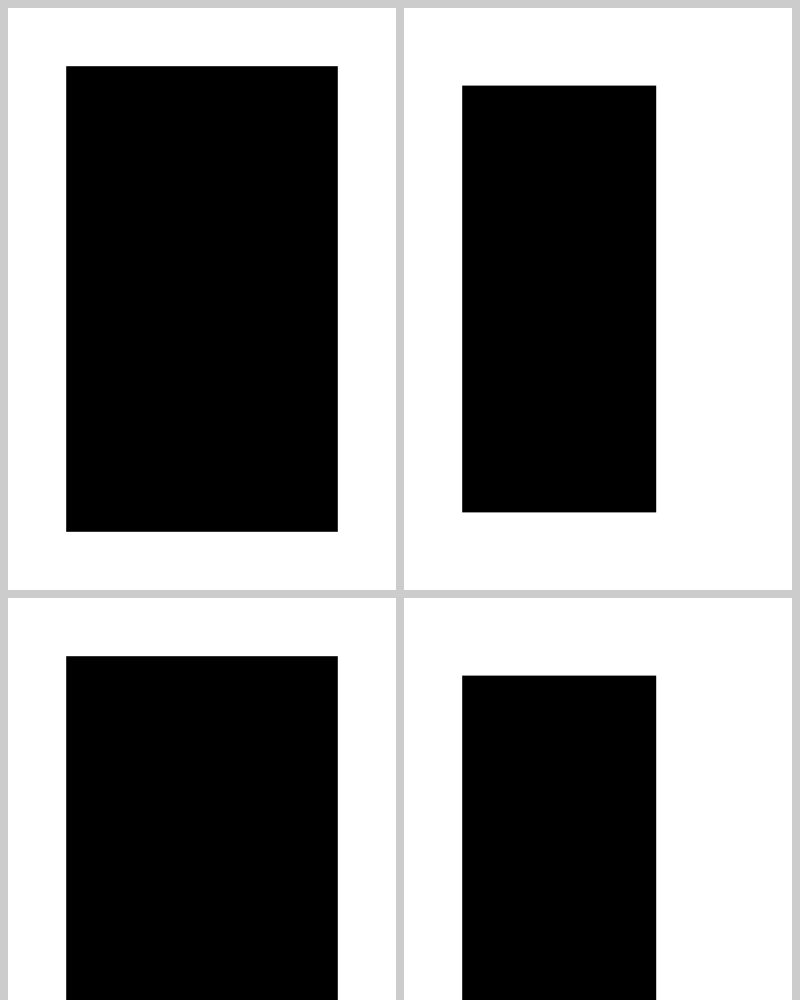
#> input picture Tests/ReaderUITests/__Snapshots__/ViewModeLayoutSnapshotTests/layout.double_continuous_mixed_normal.png, 800 x 1000 px, given in place of theme-probe.pdf.png, which was not available
$ python make-theme-contact-sheet.py
#> lines starting #> are read from the running program, lines starting #| are printed output that depends on the picture; pictures that were not available may be replaced by others from this repository, and a replacement may not be noted
#!/usr/bin/env python3
"""Render the theme-probe page under all 10 concrete themes as a contact sheet.

Applies each theme's page-render filter (the SAME math as ThemedPDFPage.draw:
multiply / difference-invert / invert-then-screen) to a Quick Look render of
the probe page, frames each with the theme's chrome color + name, and tiles
them so every theme's page treatment can be compared side by side.

Prereq:  qlmanage -t -s 1600 -o /tmp/ql docs/theme-probe.pdf   (page render)
Run:     /tmp/.venv_pil/bin/python scripts/make-theme-contact-sheet.py
Out:     docs/theme-contact-sheet.png
"""
import os
from PIL import Image, ImageDraw, ImageFont

HERE = os.path.dirname(os.path.dirname(os.path.abspath(__file__)))
BASE = "/tmp/ql/theme-probe.pdf.png"
OUT = os.path.join(HERE, "docs", "theme-contact-sheet.png")

def hx(h):
    h = h.lstrip("#")
    return tuple(int(h[i:i + 2], 16) for i in (0, 2, 4))

# (name, family, filter, tint, chromeTop, ink) — user's order.
THEMES = [
    ("Foldblue", "light", "multiply", "#F1E3CC", "#EADFC8", "#14385F"),
    ("Light", "light", "none", None, "#F2EBE2", "#0E2849"),
    ("Sepia", "light", "multiply", "#F5EDE1", "#EEE1CE", "#4A3A24"),
    ("Solarized Light", "light", "multiply", "#FDF6E3", "#EEE8D5", "#586E75"),
    ("Gruvbox Light", "light", "multiply", "#FBF1C7", "#EBDBB2", "#3C3836"),
    ("Bluefold", "dark", "invertTinted", "#0E2849", "#14294A", "#E3DEDA"),
    ("Dark", "dark", "invert", None, "#1A2C47", "#E3DEDA"),
    ("Gruvbox", "dark", "invertTinted", "#282828", "#3C3836", "#EBDBB2"),
    ("Solarized Dark", "dark", "invertTinted", "#002B36", "#073642", "#93A1A1"),
    ("Dracula", "dark", "invertTinted", "#282A36", "#44475A", "#F8F8F2"),
    ("Nord", "dark", "invertTinted", "#2E3440", "#3B4252", "#D8DEE9"),
]


def apply_filter(img, kind, tint_hex):
    img = img.convert("RGB")
    if kind == "none":
        return img
    r, g, b = img.split()
    if kind == "invert":
        f = lambda i: 255 - i
        return Image.merge("RGB", (r.point(f), g.point(f), b.point(f)))
    tint = hx(tint_hex)
    if kind == "multiply":
        chans = [c.point([int(i * t / 255) for i in range(256)])
                 for c, t in zip((r, g, b), tint)]
    else:  # invertTinted: invert, then screen the tint
        chans = [c.point([int(255 - i * (255 - t) / 255) for i in range(256)])
                 for c, t in zip((r, g, b), tint)]
    return Image.merge("RGB", chans)


def font(size):
    for path in ("/System/Library/Fonts/Helvetica.ttc",
                 "/System/Library/Fonts/Supplemental/Arial.ttf"):
        if os.path.exists(path):
            return ImageFont.truetype(path, size)
    return ImageFont.load_default()


def build():
    base = Image.open(BASE)
#> base is the input picture: PIL image 800x1000 RGBA; mean R, G, B, A 136.2, 136.2, 136.2, 255
    thumb_w = 320
    thumb_h = int(base.height * thumb_w / base.width)
#> thumb_h = 400
    bar = 30
    pad = 16
    cols, rows = 4, 3
    cw, ch = thumb_w, thumb_h + bar
#> cw = 320; ch = 430
    sheet_w = cols * cw + (cols + 1) * pad
#> sheet_w = 1360
    sheet_h = rows * ch + (rows + 1) * pad + 40
#> sheet_h = 1394
    sheet = Image.new("RGB", (sheet_w, sheet_h), (245, 245, 245))
#> sheet: PIL image 1360x1394 RGB; every value is 245
    d = ImageDraw.Draw(sheet)
    d.text((pad, 12), "Bluefold theme probe — page filter under each theme",
           fill=(30, 30, 30), font=font(20))

    for i, (name, fam, kind, tint, chrome, ink) in enumerate(THEMES):
        col, row = i % cols, i // cols
        x = pad + col * (cw + pad)
        y = 40 + pad + row * (ch + pad)
        page = apply_filter(base, kind, tint).resize((thumb_w, thumb_h))
        card = Image.new("RGB", (cw, ch), hx(chrome))
        card.paste(page, (0, bar))
        cd = ImageDraw.Draw(card)
        cd.text((8, 8), name, fill=hx(ink), font=font(14))
        cd.text((cw - 46, 10), fam.upper(), fill=hx(ink), font=font(9))
        sheet.paste(card, (x, y))
        d.rectangle([x, y, x + cw - 1, y + ch - 1], outline=(180, 180, 180))
#> this loop made 11 passes
#> pass 1, in build, `page = apply_filter(base, kind, tint).resize((thumb_w, thumb_h))`:
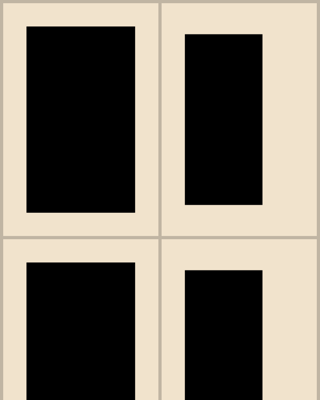
#> page: PIL image 320x400 RGB; mean R, G, B 128.7, 121.2, 109
#> pass 1, in build, `card = Image.new("RGB", (cw, ch), hx(chrome))`:
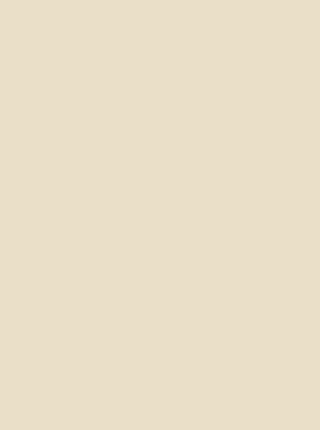
#> card: PIL image 320x430 RGB; mean R, G, B 234, 223, 200
#> after the loop:
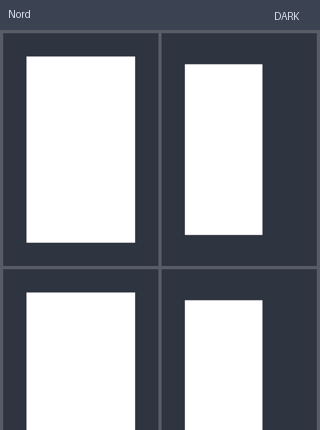
#> card: PIL image 320x430 RGB; mean R, G, B 137.6, 141, 148.1
#> after the loop:
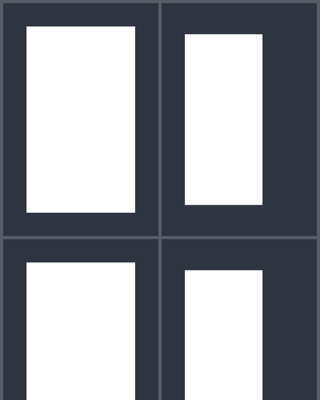
#> page: PIL image 320x400 RGB; mean R, G, B 143.3, 146.5, 152.9
#> after the loop:
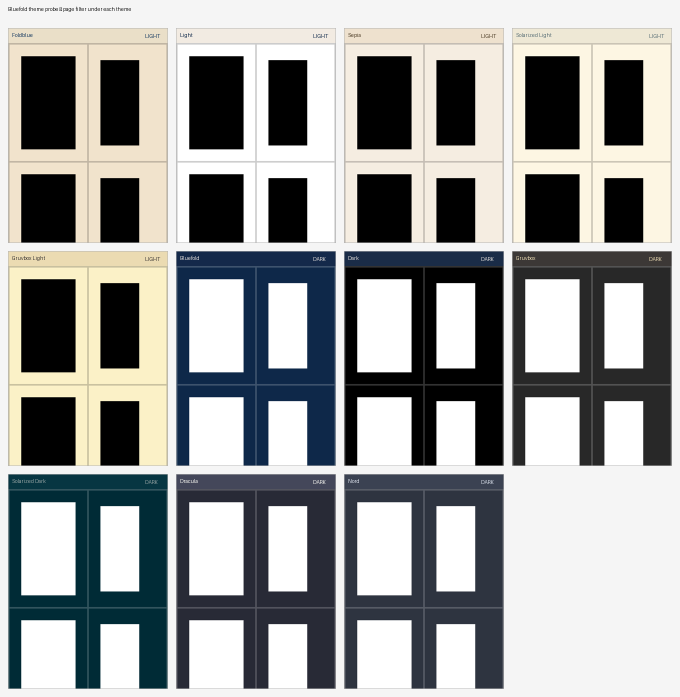
#> sheet: PIL image 1360x1394 RGB (shown at 1/2 size); mean R, G, B 155.1, 156.6, 155.6

    sheet.save(OUT)
    print("wrote", OUT, sheet.size)
#| wrote docs/theme-contact-sheet.png (1360, 1394)


if __name__ == "__main__":
    build()

$ run again, on Tests/ReaderUITests/__Snapshots__/ViewModeLayoutSnapshotTests/layout.double_continuous_mixed_trimmed.png
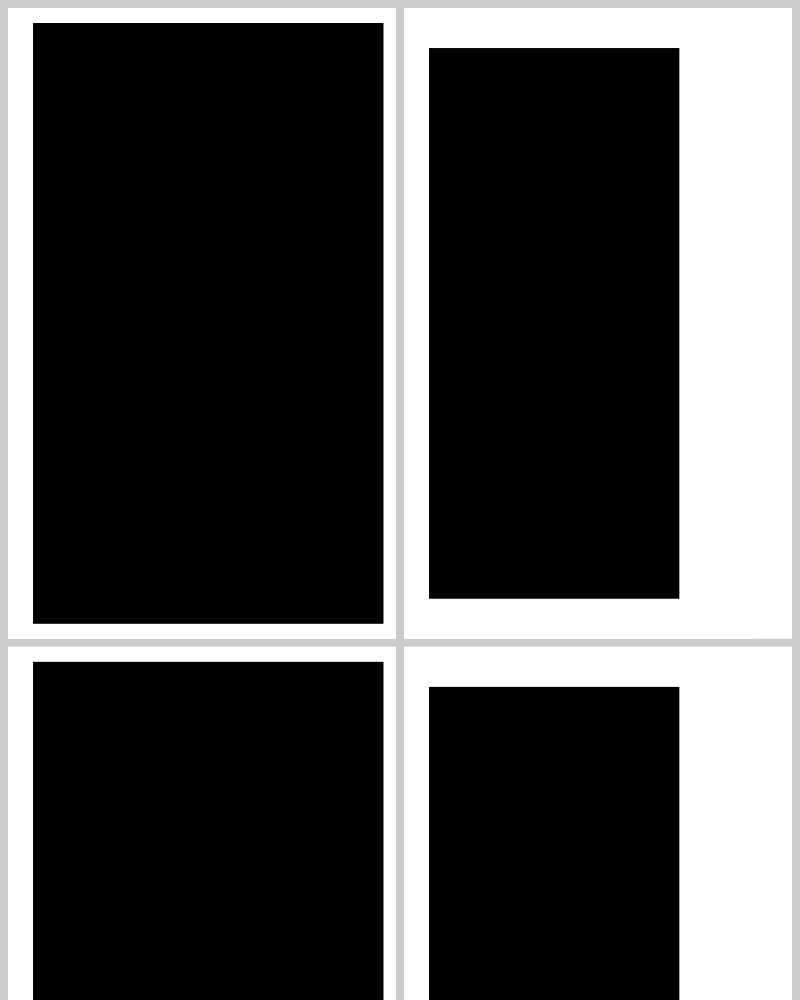
#> input picture Tests/ReaderUITests/__Snapshots__/ViewModeLayoutSnapshotTests/layout.double_continuous_mixed_trimmed.png, 800 x 1000 px, given in place of theme-probe.pdf.png, which was not available
#> in build, base is the input picture: PIL image 800x1000 RGBA; mean R, G, B, A 78.9, 78.9, 78.9, 255
#> after the loop in build, `for i, (name, fam, kind, tint, chrome, ink) in enumerate(THEMES):`:
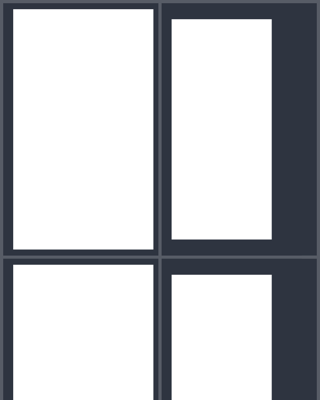
#> page: PIL image 320x400 RGB; mean R, G, B 190.2, 192.1, 195.8
#> after the loop in build, `for i, (name, fam, kind, tint, chrome, ink) in enumerate(THEMES):`:
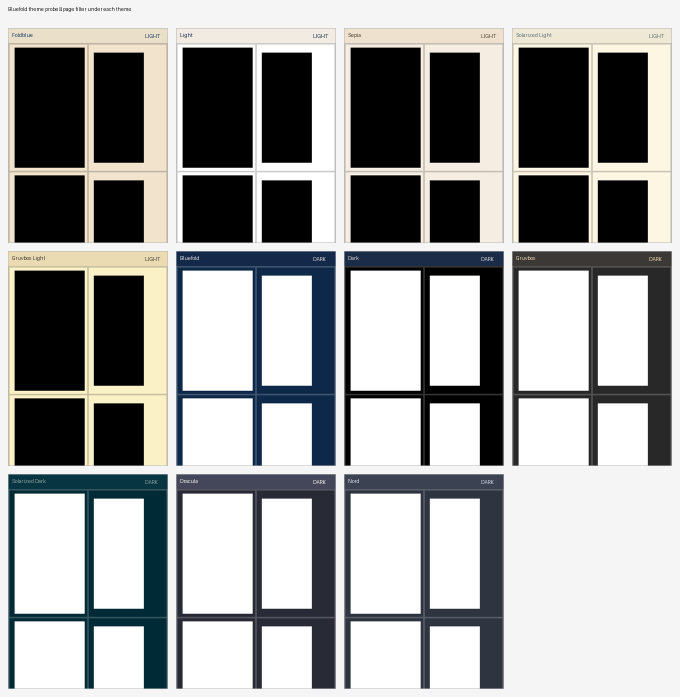
#> sheet: PIL image 1360x1394 RGB (shown at 1/2 size); mean R, G, B 157.3, 158.2, 157.6
#| wrote docs/theme-contact-sheet.png (1360, 1394)
